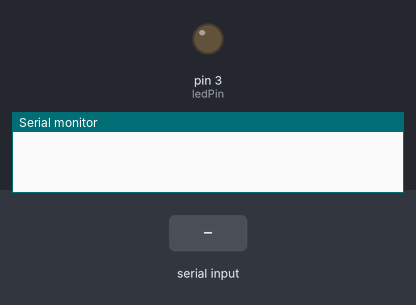
Bench run of a sketch on a simulated Arduino Uno, built with avr-gcc and run on an emulated ATmega328P. Shown: output pins drawn as LEDs (lit = HIGH), the last lines printed to the serial monitor. The inputs (shaded band) are chosen by the test bench.

Above: at 1.2 s.
1.3 s: "90,45\n" received over Serial
At 1.8 s:
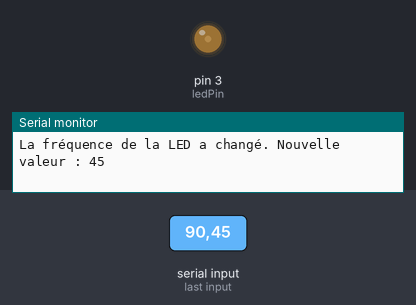
2.8 s: "30,150\n" received over Serial
At 4.0 s:
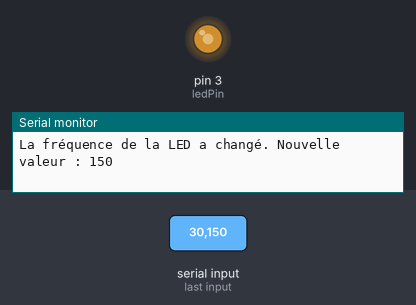
4.3 s: "200\n" received over Serial
At 5.2 s:
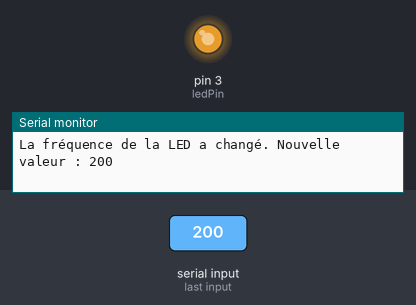
5.8 s: "90\n" received over Serial
At 6.3 s:
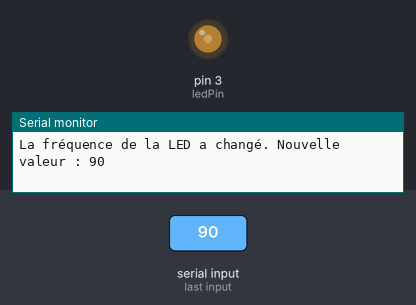
Timing chart, 0 to 8.3 s (numbered marks = the images above; inputs shaded):
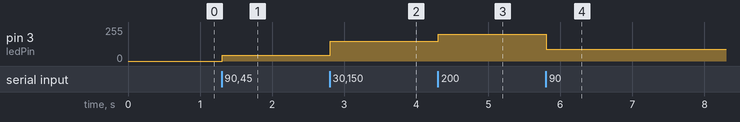

Measured:
- after the input at 1.3 s, pin 3 (ledPin): 0/255 → 45/255 at once
- after the input at 2.8 s, pin 3 (ledPin): 45/255 → 150/255 at once
- after the input at 4.3 s, pin 3 (ledPin): 150/255 → 200/255 at once
- after the input at 5.8 s, pin 3 (ledPin): 200/255 → 90/255 at once

The sketch:

code1.ino
```cpp
const int ledPin = 3; // La LED est branchée sur le port 3

void setup() {
  Serial.begin(9600);
  pinMode(ledPin, OUTPUT); // Assigne la LED en sortie
}

void loop() {
  if (Serial.available() > 1) {
	// On a mis > 1 pour que la LED reste allumée à la même fréquence
	// après chaque changement (sinon elle s'éteint)
    int frequency = Serial.parseInt();
    analogWrite(ledPin, frequency); // Change la fréquence de la LED avec celle entrée dans le Serial
    Serial.print("La fréquence de la LED a changé. Nouvelle valeur : ");
    Serial.println(frequency, DEC);
  }
}
```
